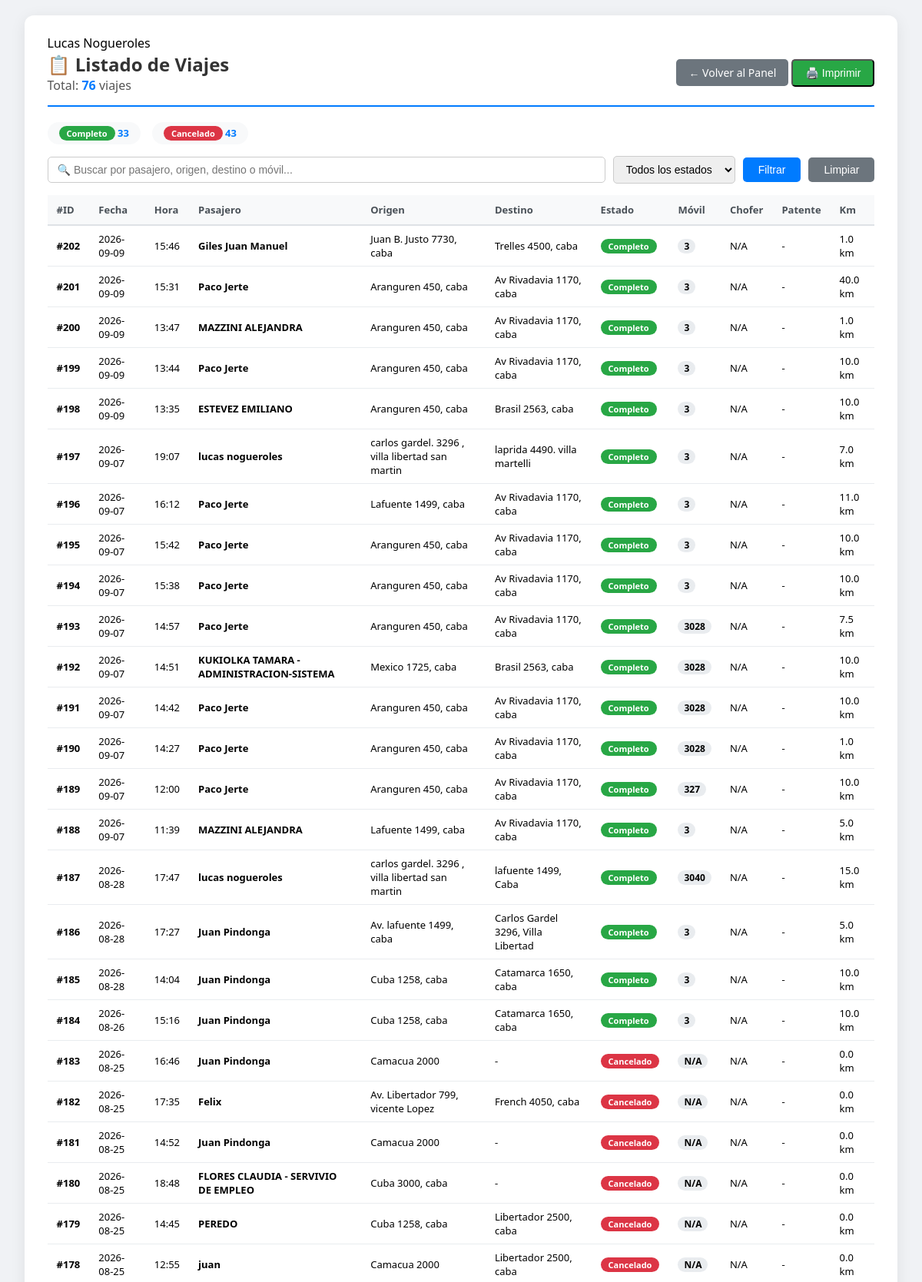
The page /php/contaduria/lista_viajes_completa.php (signed in, upper part) on the database its author committed.
### tables this page shows
CREATE TABLE `usuarios` (
  `id` int(4) NOT NULL AUTO_INCREMENT,
  `nombre` varchar(50) NOT NULL,
  `telefono` int(10) NOT NULL,
  `email` varchar(50) NOT NULL,
  `password` varchar(100) NOT NULL,
  `permisos` varchar(15) NOT NULL,
  `estado` varchar(15) NOT NULL,
  `nom_apellido` varchar(50) NOT NULL,
  PRIMARY KEY (`id`)
);

CREATE TABLE `viajes_despacho` (
  `id` int(20) NOT NULL AUTO_INCREMENT,
  `cel_pasaj` int(10) NOT NULL,
  `nombre_pasaj` varchar(50) NOT NULL,
  `direccion_origen` varchar(70) NOT NULL,
  `direccion_destino` varchar(70) DEFAULT NULL,
  `puntos_paso` text DEFAULT NULL,
  `obs_operador` varchar(500) NOT NULL,
  `obs_pasaj` varchar(500) NOT NULL,
  `estado` varchar(15) NOT NULL,
  `diferido` varchar(20) NOT NULL,
  `fecha` date DEFAULT NULL,
  `hora` varchar(11) DEFAULT NULL,
  `categoria_movil` varchar(15) NOT NULL,
  `origen_lat` decimal(10,8) DEFAULT NULL,
  `origen_lng` decimal(11,8) DEFAULT NULL,
  `destino_lat` decimal(10,8) DEFAULT NULL,
  `destino_lng` decimal(11,8) DEFAULT NULL,
  `cc` int(4) DEFAULT NULL,
  `centro_de_costo` int(4) DEFAULT NULL,
  `id_autorizante` int(11) DEFAULT NULL,
  `obs_viaje` varchar(255) NOT NULL,
  `id_chofer` int(4) NOT NULL,
  `asignado_a` int(4) DEFAULT 0,
  `fecha_asignacion` datetime DEFAULT NULL,
  `id_cc` int(4) DEFAULT NULL,
  `km_recorridos` decimal(10,2) NOT NULL,
  `peajes` decimal(5,2) NOT NULL,
  `tiempo_espera` int(10) NOT NULL,
  `observaciones_finalizacion` varchar(100) NOT NULL,
  `fecha_finalizacion` date DEFAULT NULL,
  `chofer_nombre_hist` varchar(100) DEFAULT NULL,
  `chofer_apellido_hist` varchar(100) DEFAULT NULL,
  `chofer_celular_hist` varchar(20) DEFAULT NULL,
  `vehiculo_marca_hist` varchar(50) DEFAULT NULL,
  `vehiculo_modelo_hist` varchar(50) DEFAULT NULL,
  `vehiculo_patente_hist` varchar(20) DEFAULT NULL,
  `vehiculo_color_hist` varchar(20) DEFAULT NULL,
  PRIMARY KEY (`id`)
);

### funciones/funciones.php (called while the page is built, shortened)
<?php
function nombre_usuario()
{
    $id = $_SESSION['id_usuario'];
    $sql = "SELECT * FROM usuarios WHERE id = :id LIMIT 1";
    $pdo = conexion();
    $stmt = $pdo->prepare($sql);
    $stmt->bindParam(':id', $id, PDO::PARAM_INT);
    $stmt->execute();
    $row = $stmt->fetch(PDO::FETCH_ASSOC);
    return [
        'id' => $id,
        'nombre' => $row['nom_apellido'] ?? ''
    ];
}
function conexion()
{
    $host = 'localhost';
    $db   = 'app_viajes';
    $user = 'root';
    $pass = 'belgrado';
    try {
        $dsn = "mysql:host=$host;dbname=$db;charset=utf8mb4";
        $conn = new PDO($dsn, $user, $pass, [
            PDO::ATTR_ERRMODE => PDO::ERRMODE_EXCEPTION,
            PDO::ATTR_DEFAULT_FETCH_MODE => PDO::FETCH_ASSOC,
            PDO::MYSQL_ATTR_INIT_COMMAND => "SET NAMES utf8mb4"
        ]);
        return $conn;
    } catch (PDOException $e) {
        echo "Error de conexión: " . $e->getMessage();
    }
}
?>

### php/contaduria/lista_viajes_completa.php (the view, shortened to what this page needs)
<?php
include_once "../../funciones/funciones.php";
$conn = conexion();
$usuario = nombre_usuario();
$nombre_usuario = $usuario['nombre'];
$sql = "SELECT
            vd.id,
            vd.fecha,
            vd.hora,
            vd.nombre_pasaj,
            vd.direccion_origen,
            vd.direccion_destino,
            vd.estado,
            vd.asignado_a,
            vd.fecha_asignacion,
            vd.fecha_finalizacion,
            vd.km_recorridos,
            c.nombre AS chofer_nombre,
            c.apellido AS chofer_apellido,
            ve.patente AS vehiculo_patente,
            (SELECT movil FROM recorridos_viaje WHERE id_viaje = vd.id ORDER BY id DESC LIMIT 1) AS movil_historico
        FROM viajes_despacho vd
        LEFT JOIN choferes c ON c.movil = vd.asignado_a
        LEFT JOIN vehiculos ve ON ve.id_chofer = c.id
        ORDER BY vd.id DESC";
$stmt = $conn->prepare($sql);
$stmt->execute();
$viajes = $stmt->fetchAll(PDO::FETCH_ASSOC);
$estados = [];
foreach ($viajes as $v) {
    $estado = $v['estado'] ?? 'Sin estado';
    $estados[$estado] = ($estados[$estado] ?? 0) + 1;
}
?>
<!DOCTYPE html>
<html lang="es">
<head>
    <link rel="stylesheet" href="../../../css/estilos.css">
</head>
<body>
    <div class="container">
        <span <strong><?php echo $nombre_usuario ?></strong></span>
        <div class="header">
            <div>
                <h1>📋 Listado de Viajes</h1>
                <span class="total">Total: <strong><?= count($viajes) ?></strong> viajes</span>
            </div>
            <div class="no-print">
                <a href="../inicio_0.php" class="btn-volver">← Volver al Panel</a>
                <button class="btn-volver" onclick="window.print()" style="background:#28a745;">🖨️ Imprimir</button>
            </div>
        </div>
        <div class="estadisticas no-print">
            <?php foreach ($estados as $estado => $cantidad): ?>
                <span class="item">
                    <span class="badge-estado badge-<?= strtolower(str_replace(' ', '-', $estado)) ?>">
                        <?= $estado ?>
                    </span>
                    <span class="num"><?= $cantidad ?></span>
                </span>
            <?php endforeach; ?>
        </div>
        <div class="filtros no-print">
            <input type="text" id="buscar" placeholder="🔍 Buscar por pasajero, origen, destino o móvil...">
            <select id="filtro_estado">
                <option value="">Todos los estados</option>
            </select>
            <button onclick="aplicarFiltros()">Filtrar</button>
            <button onclick="resetFiltros()" style="background:#6c757d;">Limpiar</button>
        </div>
        <div class="tabla-container">
            <table>
                <thead>
                    <tr>
                        <th onclick="ordenarTabla(0)">#ID</th>
                        <th onclick="ordenarTabla(1)">Fecha</th>
                        <th onclick="ordenarTabla(2)">Hora</th>
                        <th onclick="ordenarTabla(3)">Pasajero</th>
                        <th onclick="ordenarTabla(4)">Origen</th>
                        <th onclick="ordenarTabla(5)">Destino</th>
                        <th onclick="ordenarTabla(6)">Estado</th>
                        <th onclick="ordenarTabla(7)">Móvil</th>
                        <th onclick="ordenarTabla(8)">Chofer</th>
                        <th onclick="ordenarTabla(9)">Patente</th>
                        <th onclick="ordenarTabla(10)">Km</th>
                    </tr>
                </thead>
                <tbody id="tabla-body">
                    <?php if (empty($viajes)): ?>
                        <tr class="empty-row">
                            <td colspan="11">No hay viajes registrados</td>
                        </tr>
                    <?php else: ?>
                        <?php foreach ($viajes as $v): ?>
                            <?php
                            $estadoClass = strtolower(str_replace(' ', '-', $v['estado'] ?? 'default'));
                            $movil = $v['asignado_a'];
                            if ($v['estado'] == 'Completo' && !empty($v['movil_historico'])) {
                                $movil = $v['movil_historico'];
                            }
                            $chofer = ($v['chofer_nombre'] ?? '') . ' ' . ($v['chofer_apellido'] ?? '');
                            $chofer = trim($chofer) ?: 'N/A';
                            ?>
                            <tr class="clickeable" onclick="verDetalle(<?= $v['id'] ?>)">
                                <td><strong>#<?= $v['id'] ?></strong></td>
                                <td><?= htmlspecialchars($v['fecha'] ?? '-') ?></td>
                                <td><?= htmlspecialchars($v['hora'] ?? '-') ?></td>
                                <td><strong><?= htmlspecialchars($v['nombre_pasaj'] ?? 'N/A') ?></strong></td>
                                <td><?= htmlspecialchars($v['direccion_origen'] ?? '-') ?></td>
                                <td><?= htmlspecialchars($v['direccion_destino'] ?? '-') ?></td>
                                <td>
                                    <span class="badge-estado badge-<?= $estadoClass ?>">
                                        <?= $v['estado'] ?? 'N/A' ?>
                                    </span>
                                </td>
                                <td>
                                    <span class="movil-badge"><?= $movil ?: 'N/A' ?></span>
                                </td>
                                <td><?= htmlspecialchars($chofer) ?></td>
                                <td><?= htmlspecialchars($v['vehiculo_patente'] ?? '-') ?></td>
                                <td><?= $v['km_recorridos'] ? number_format($v['km_recorridos'], 1) . ' km' : '-' ?></td>
                            </tr>
                        <?php endforeach; ?>
                    <?php endif; ?>
                </tbody>
            </table>
        </div>
    </div>
</body>
</html>

### css/estilos.css (style rules this page uses)
:root { --primary: #3498db; --success: #2ecc71; --warning: #f1c40f; --danger: #e74c3c; --dark: #2c3e50; --gray: #7f8c8d; --bg: #f4f6f9; }
* { margin: 0; padding: 0; box-sizing: border-box; }
body { font-family: Arial, sans-serif; background: var(--bg); }
.container { width: 98%; max-width: 1400px; margin: 30px auto; }
.filtros { text-align: center; margin-bottom: 15px; }
input, select { padding: 10px; border-radius: 6px; border: 1px solid #ccc; width: 100%; }
.filtros input, .filtros select, .filtros button { width: auto !important; }

### php/contaduria/lista_viajes_completa.php (style rules this page uses)
* { box-sizing: border-box; }
body { font-family: 'Segoe UI', Arial, sans-serif; background: #f0f2f5; padding: 20px; margin: 0; }
.container { max-width: 1400px; margin: 0 auto; background: #fff; padding: 25px 30px; border-radius: 12px; box-shadow: 0 4px 20px rgba(0, 0, 0, 0.08); }
.header { display: flex; justify-content: space-between; align-items: center; border-bottom: 2px solid #007bff; padding-bottom: 15px; margin-bottom: 20px; flex-wrap: wrap; }
.header h1 { margin: 0; font-size: 24px; color: #333; }
.header .total { font-size: 16px; color: #555; }
.header .total strong { color: #007bff; }
.btn-volver { display: inline-block; padding: 8px 16px; background: #6c757d; color: white; text-decoration: none; border-radius: 5px; font-size: 14px; }
.filtros { display: flex; gap: 10px; margin-bottom: 15px; flex-wrap: wrap; align-items: center; }
.filtros input[type="text"], .filtros select { padding: 8px 12px; border: 1px solid #ccc; border-radius: 5px; font-size: 14px; }
.filtros input[type="text"] { flex: 1; min-width: 200px; }
.filtros button { padding: 8px 20px; background: #007bff; color: white; border: none; border-radius: 5px; cursor: pointer; font-size: 14px; }
.badge-estado { display: inline-block; padding: 2px 10px; border-radius: 12px; font-size: 11px; font-weight: bold; color: #fff; min-width: 65px; text-align: center; }
.badge-completo { background: #28a745; }
.badge-cancelado { background: #dc3545; }
.tabla-container { overflow-x: auto; margin-top: 10px; }
table { width: 100%; border-collapse: collapse; font-size: 13px; }
thead { background: #f8f9fa; border-bottom: 2px solid #dee2e6; }
thead th { padding: 10px 12px; text-align: left; font-weight: 600; color: #495057; white-space: nowrap; cursor: pointer; user-select: none; }
tbody tr { border-bottom: 1px solid #e9ecef; cursor: pointer; transition: background 0.15s; }
tbody tr.clickeable { cursor: pointer; }
tbody td { padding: 8px 12px; vertical-align: middle; }
tbody td .movil-badge { display: inline-block; background: #e9ecef; padding: 1px 8px; border-radius: 10px; font-size: 12px; font-weight: bold; }
.estadisticas { display: flex; gap: 15px; flex-wrap: wrap; margin-bottom: 15px; }
.estadisticas .item { background: #f8f9fa; padding: 5px 15px; border-radius: 20px; font-size: 13px; }
.estadisticas .item .num { font-weight: bold; color: #007bff; }

### rows shown on the page
usuarios: nom_apellido "Lucas Nogueroles"
viajes_despacho: estado "Completo", cantidad "33"
viajes_despacho: id "202", fecha "2026-09-09", hora "15:46", nombre_pasaj "Giles Juan Manuel", direccion_origen "Juan B. Justo 7730, caba", direccion_destino "Trelles 4500, caba", estado "Completo", movil "3", chofer "N/A", vehiculo_patente "-", km_recorridos "1.0"
viajes_despacho: id "201", fecha "2026-09-09", hora "15:31", nombre_pasaj "Paco Jerte", direccion_origen "Aranguren 450, caba", direccion_destino "Av Rivadavia 1170, caba", estado "Completo", movil "3", chofer "N/A", vehiculo_patente "-", km_recorridos "40.0"
viajes_despacho: id "200", fecha "2026-09-09", hora "13:47", nombre_pasaj "MAZZINI ALEJANDRA", direccion_origen "Aranguren 450, caba", direccion_destino "Av Rivadavia 1170, caba", estado "Completo", movil "3", chofer "N/A", vehiculo_patente "-", km_recorridos "1.0"
viajes_despacho: id "199", fecha "2026-09-09", hora "13:44", nombre_pasaj "Paco Jerte", direccion_origen "Aranguren 450, caba", direccion_destino "Av Rivadavia 1170, caba", estado "Completo", movil "3", chofer "N/A", vehiculo_patente "-", km_recorridos "10.0"
viajes_despacho: id "198", fecha "2026-09-09", hora "13:35", nombre_pasaj "ESTEVEZ EMILIANO", direccion_origen "Aranguren 450, caba", direccion_destino "Brasil 2563, caba", estado "Completo", movil "3", chofer "N/A", vehiculo_patente "-", km_recorridos "10.0"
viajes_despacho: id "197", fecha "2026-09-07", hora "19:07", nombre_pasaj "lucas nogueroles", direccion_origen "carlos gardel. 3296 , villa libertad san martin", direccion_destino "laprida 4490. villa martelli", estado "Completo", movil "3", chofer "N/A", vehiculo_patente "-", km_recorridos "7.0"
viajes_despacho: id "196", fecha "2026-09-07", hora "16:12", nombre_pasaj "Paco Jerte", direccion_origen "Lafuente 1499, caba", direccion_destino "Av Rivadavia 1170, caba", estado "Completo", movil "3", chofer "N/A", vehiculo_patente "-", km_recorridos "11.0"
viajes_despacho: id "195", fecha "2026-09-07", hora "15:42", nombre_pasaj "Paco Jerte", direccion_origen "Aranguren 450, caba", direccion_destino "Av Rivadavia 1170, caba", estado "Completo", movil "3", chofer "N/A", vehiculo_patente "-", km_recorridos "10.0"
viajes_despacho: id "194", fecha "2026-09-07", hora "15:38", nombre_pasaj "Paco Jerte", direccion_origen "Aranguren 450, caba", direccion_destino "Av Rivadavia 1170, caba", estado "Completo", movil "3", chofer "N/A", vehiculo_patente "-", km_recorridos "10.0"
viajes_despacho: id "193", fecha "2026-09-07", hora "14:57", nombre_pasaj "Paco Jerte", direccion_origen "Aranguren 450, caba", direccion_destino "Av Rivadavia 1170, caba", estado "Completo", movil "3028", chofer "N/A", vehiculo_patente "-", km_recorridos "7.5"
viajes_despacho: id "192", fecha "2026-09-07", hora "14:51", nombre_pasaj "KUKIOLKA TAMARA - ADMINISTRACION-SISTEMA", direccion_origen "Mexico 1725, caba", direccion_destino "Brasil 2563, caba", estado "Completo", movil "3028", chofer "N/A", vehiculo_patente "-", km_recorridos "10.0"
viajes_despacho: id "191", fecha "2026-09-07", hora "14:42", nombre_pasaj "Paco Jerte", direccion_origen "Aranguren 450, caba", direccion_destino "Av Rivadavia 1170, caba", estado "Completo", movil "3028", chofer "N/A", vehiculo_patente "-", km_recorridos "10.0"
viajes_despacho: id "190", fecha "2026-09-07", hora "14:27", nombre_pasaj "Paco Jerte", direccion_origen "Aranguren 450, caba", direccion_destino "Av Rivadavia 1170, caba", estado "Completo", movil "3028", chofer "N/A", vehiculo_patente "-", km_recorridos "1.0"
viajes_despacho: id "189", fecha "2026-09-07", hora "12:00", nombre_pasaj "Paco Jerte", direccion_origen "Aranguren 450, caba", direccion_destino "Av Rivadavia 1170, caba", estado "Completo", movil "327", chofer "N/A", vehiculo_patente "-", km_recorridos "10.0"
viajes_despacho: id "188", fecha "2026-09-07", hora "11:39", nombre_pasaj "MAZZINI ALEJANDRA", direccion_origen "Lafuente 1499, caba", direccion_destino "Av Rivadavia 1170, caba", estado "Completo", movil "3", chofer "N/A", vehiculo_patente "-", km_recorridos "5.0"
viajes_despacho: id "187", fecha "2026-08-28", hora "17:47", nombre_pasaj "lucas nogueroles", direccion_origen "carlos gardel. 3296 , villa libertad san martin", direccion_destino "lafuente 1499, Caba", estado "Completo", movil "3040", chofer "N/A", vehiculo_patente "-", km_recorridos "15.0"
viajes_despacho: id "186", fecha "2026-08-28", hora "17:27", nombre_pasaj "Juan Pindonga", direccion_origen "Av. lafuente 1499, caba", direccion_destino "Carlos Gardel 3296, Villa Libertad", estado "Completo", movil "3", chofer "N/A", vehiculo_patente "-", km_recorridos "5.0"
viajes_despacho: id "185", fecha "2026-08-28", hora "14:04", nombre_pasaj "Juan Pindonga", direccion_origen "Cuba 1258, caba", direccion_destino "Catamarca 1650, caba", estado "Completo", movil "3", chofer "N/A", vehiculo_patente "-", km_recorridos "10.0"
viajes_despacho: id "184", fecha "2026-08-26", hora "15:16", nombre_pasaj "Juan Pindonga", direccion_origen "Cuba 1258, caba", direccion_destino "Catamarca 1650, caba", estado "Completo", movil "3", chofer "N/A", vehiculo_patente "-", km_recorridos "10.0"
viajes_despacho: id "183", fecha "2026-08-25", hora "16:46", nombre_pasaj "Juan Pindonga", direccion_origen "Camacua 2000", direccion_destino "-", estado "Cancelado", asignado_a "N/A", chofer "N/A", vehiculo_patente "-", km_recorridos "0.0"
viajes_despacho: id "182", fecha "2026-08-25", hora "17:35", nombre_pasaj "Felix", direccion_origen "Av. Libertador 799, vicente Lopez", direccion_destino "French 4050, caba", estado "Cancelado", asignado_a "N/A", chofer "N/A", vehiculo_patente "-", km_recorridos "0.0"
viajes_despacho: id "181", fecha "2026-08-25", hora "14:52", nombre_pasaj "Juan Pindonga", direccion_origen "Camacua 2000", direccion_destino "-", estado "Cancelado", asignado_a "N/A", chofer "N/A", vehiculo_patente "-", km_recorridos "0.0"
viajes_despacho: id "180", fecha "2026-08-25", hora "18:48", nombre_pasaj "FLORES CLAUDIA - SERVIVIO DE EMPLEO", direccion_origen "Cuba 3000, caba", direccion_destino "-", estado "Cancelado", asignado_a "N/A", chofer "N/A", vehiculo_patente "-", km_recorridos "0.0"
viajes_despacho: id "179", fecha "2026-08-25", hora "14:45", nombre_pasaj "PEREDO", direccion_origen "Cuba 1258, caba", direccion_destino "Libertador 2500, caba", estado "Cancelado", asignado_a "N/A", chofer "N/A", vehiculo_patente "-", km_recorridos "0.0"
viajes_despacho: id "178", fecha "2026-08-25", hora "12:55", nombre_pasaj "juan", direccion_origen "Camacua 2000", direccion_destino "Libertador 2500, caba", estado "Cancelado", asignado_a "N/A", chofer "N/A", vehiculo_patente "-", km_recorridos "0.0"

### other values the page prints
count($viajes) "76"
$estado "Cancelado"
$cantidad "43"
